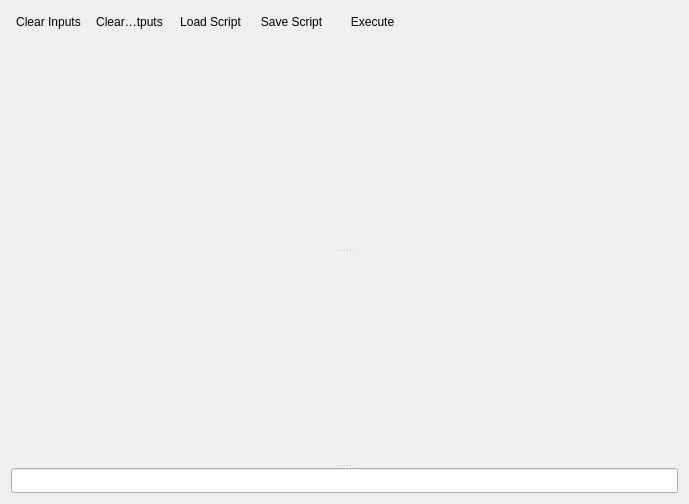
<ui version="4.0" >
 <class>devConsole</class>
 <widget class="QWidget" name="devConsole" >
  <property name="geometry" >
   <rect>
    <x>0</x>
    <y>0</y>
    <width>689</width>
    <height>504</height>
   </rect>
  </property>
  <property name="windowTitle" >
   <string>DevConsole</string>
  </property>
  <layout class="QGridLayout" name="gridLayout" >
   <item row="0" column="0" >
    <widget class="QToolButton" name="btnClearInput" >
     <property name="minimumSize" >
      <size>
       <width>75</width>
       <height>0</height>
      </size>
     </property>
     <property name="maximumSize" >
      <size>
       <width>75</width>
       <height>16777215</height>
      </size>
     </property>
     <property name="text" >
      <string>Clear Inputs</string>
     </property>
     <property name="autoRaise" >
      <bool>true</bool>
     </property>
    </widget>
   </item>
   <item row="0" column="1" >
    <widget class="QToolButton" name="btnClearOutput" >
     <property name="minimumSize" >
      <size>
       <width>75</width>
       <height>0</height>
      </size>
     </property>
     <property name="maximumSize" >
      <size>
       <width>75</width>
       <height>16777215</height>
      </size>
     </property>
     <property name="text" >
      <string>Clear Outputs</string>
     </property>
     <property name="autoRaise" >
      <bool>true</bool>
     </property>
    </widget>
   </item>
   <item row="0" column="2" >
    <widget class="QToolButton" name="btnLoadScript" >
     <property name="minimumSize" >
      <size>
       <width>75</width>
       <height>0</height>
      </size>
     </property>
     <property name="maximumSize" >
      <size>
       <width>75</width>
       <height>16777215</height>
      </size>
     </property>
     <property name="text" >
      <string>Load Script</string>
     </property>
     <property name="autoRaise" >
      <bool>true</bool>
     </property>
    </widget>
   </item>
   <item row="0" column="3" >
    <widget class="QToolButton" name="btnSaveScript" >
     <property name="minimumSize" >
      <size>
       <width>75</width>
       <height>0</height>
      </size>
     </property>
     <property name="maximumSize" >
      <size>
       <width>75</width>
       <height>16777215</height>
      </size>
     </property>
     <property name="text" >
      <string>Save Script</string>
     </property>
     <property name="autoRaise" >
      <bool>true</bool>
     </property>
    </widget>
   </item>
   <item row="0" column="4" >
    <widget class="QToolButton" name="btnExecute" >
     <property name="minimumSize" >
      <size>
       <width>75</width>
       <height>0</height>
      </size>
     </property>
     <property name="maximumSize" >
      <size>
       <width>75</width>
       <height>16777215</height>
      </size>
     </property>
     <property name="text" >
      <string>Execute</string>
     </property>
     <property name="shortcut" >
      <string>Ctrl+Enter</string>
     </property>
     <property name="autoRaise" >
      <bool>true</bool>
     </property>
    </widget>
   </item>
   <item row="0" column="5" >
    <spacer name="horizontalSpacer" >
     <property name="orientation" >
      <enum>Qt::Horizontal</enum>
     </property>
     <property name="sizeHint" stdset="0" >
      <size>
       <width>33</width>
       <height>17</height>
      </size>
     </property>
    </spacer>
   </item>
   <item row="1" column="0" colspan="6" >
    <widget class="QSplitter" name="splitter" >
     <property name="orientation" >
      <enum>Qt::Vertical</enum>
     </property>
     <widget class="QsciScintilla" name="sciOutput" >
      <property name="toolTip" >
       <string/>
      </property>
      <property name="whatsThis" >
       <string/>
      </property>
     </widget>
     <widget class="QsciScintilla" name="sciInput" >
      <property name="toolTip" >
       <string/>
      </property>
      <property name="whatsThis" >
       <string/>
      </property>
     </widget>
     <widget class="QLineEdit" name="cline" >
      <property name="maximumSize" >
       <size>
        <width>16777215</width>
        <height>25</height>
       </size>
      </property>
     </widget>
    </widget>
   </item>
  </layout>
 </widget>
 <customwidgets>
  <customwidget>
   <class>QsciScintilla</class>
   <extends>QFrame</extends>
   <header>Qsci/qsciscintilla.h</header>
  </customwidget>
 </customwidgets>
 <resources/>
 <connections/>
 <slots>
  <slot>execute_Clicked()</slot>
 </slots>
</ui>
